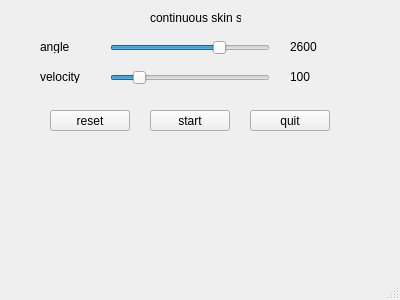
<?xml version="1.0" encoding="UTF-8"?>
<ui version="4.0">
 <class>ContinuousSkinSlipSubWindow</class>
 <widget class="QMainWindow" name="ContinuousSkinSlipSubWindow">
  <property name="geometry">
   <rect>
    <x>0</x>
    <y>0</y>
    <width>400</width>
    <height>300</height>
   </rect>
  </property>
  <property name="windowTitle">
   <string>MainWindow</string>
  </property>
  <widget class="QWidget" name="centralwidget">
   <widget class="QLabel" name="label">
    <property name="geometry">
     <rect>
      <x>150</x>
      <y>10</y>
      <width>91</width>
      <height>16</height>
     </rect>
    </property>
    <property name="text">
     <string>continuous skin slip</string>
    </property>
   </widget>
   <widget class="QLabel" name="angle_label">
    <property name="geometry">
     <rect>
      <x>40</x>
      <y>40</y>
      <width>47</width>
      <height>13</height>
     </rect>
    </property>
    <property name="text">
     <string>angle</string>
    </property>
   </widget>
   <widget class="QSlider" name="angle_slider">
    <property name="geometry">
     <rect>
      <x>110</x>
      <y>40</y>
      <width>160</width>
      <height>16</height>
     </rect>
    </property>
    <property name="minimum">
     <number>2194</number>
    </property>
    <property name="maximum">
     <number>2770</number>
    </property>
    <property name="value">
     <number>2600</number>
    </property>
    <property name="orientation">
     <enum>Qt::Horizontal</enum>
    </property>
   </widget>
   <widget class="QLabel" name="angle_val">
    <property name="geometry">
     <rect>
      <x>290</x>
      <y>40</y>
      <width>47</width>
      <height>13</height>
     </rect>
    </property>
    <property name="text">
     <string>2600</string>
    </property>
   </widget>
   <widget class="QLabel" name="velocity_label">
    <property name="geometry">
     <rect>
      <x>40</x>
      <y>70</y>
      <width>47</width>
      <height>13</height>
     </rect>
    </property>
    <property name="text">
     <string>velocity</string>
    </property>
   </widget>
   <widget class="QSlider" name="velocity_slider">
    <property name="geometry">
     <rect>
      <x>110</x>
      <y>70</y>
      <width>160</width>
      <height>16</height>
     </rect>
    </property>
    <property name="minimum">
     <number>10</number>
    </property>
    <property name="maximum">
     <number>600</number>
    </property>
    <property name="value">
     <number>100</number>
    </property>
    <property name="orientation">
     <enum>Qt::Horizontal</enum>
    </property>
   </widget>
   <widget class="QLabel" name="velocity_val">
    <property name="geometry">
     <rect>
      <x>290</x>
      <y>70</y>
      <width>47</width>
      <height>13</height>
     </rect>
    </property>
    <property name="text">
     <string>100</string>
    </property>
   </widget>
   <widget class="QPushButton" name="reset_btn">
    <property name="geometry">
     <rect>
      <x>50</x>
      <y>110</y>
      <width>80</width>
      <height>21</height>
     </rect>
    </property>
    <property name="text">
     <string>reset</string>
    </property>
   </widget>
   <widget class="QPushButton" name="start_btn">
    <property name="geometry">
     <rect>
      <x>150</x>
      <y>110</y>
      <width>80</width>
      <height>21</height>
     </rect>
    </property>
    <property name="text">
     <string>start</string>
    </property>
   </widget>
   <widget class="QPushButton" name="quit_btn">
    <property name="geometry">
     <rect>
      <x>250</x>
      <y>110</y>
      <width>80</width>
      <height>21</height>
     </rect>
    </property>
    <property name="text">
     <string>quit</string>
    </property>
   </widget>
  </widget>
  <widget class="QMenuBar" name="menubar">
   <property name="geometry">
    <rect>
     <x>0</x>
     <y>0</y>
     <width>400</width>
     <height>20</height>
    </rect>
   </property>
  </widget>
  <widget class="QStatusBar" name="statusbar"/>
 </widget>
 <resources/>
 <connections/>
</ui>
